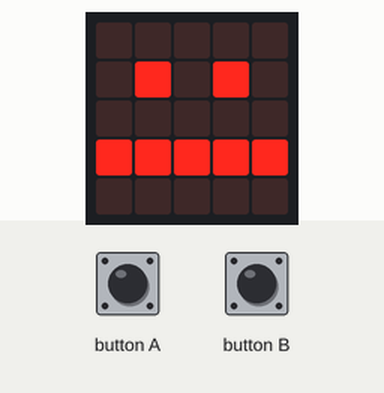
Simulated run of this program. Board: BBC micro:bit running MicroPython. On the bench: the board's 5×5 LED display. The inputs (shaded band) are chosen by the test bench.

Above: at 1.2 s.
1.3 s: button A pressed for 0.15 s
At 1.8 s:
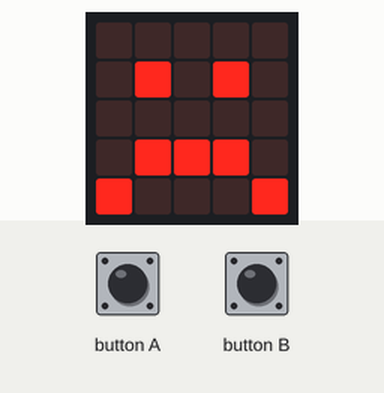
2.9 s: button A pressed for 1 s
At 4.2 s:
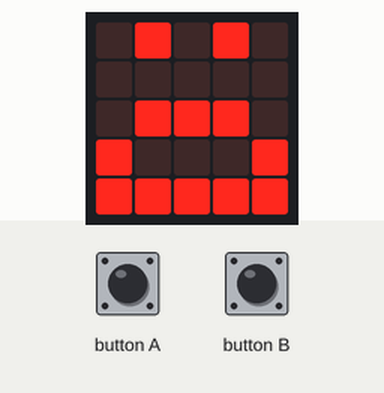
5.4 s: button B pressed for 0.15 s
At 6.1 s:
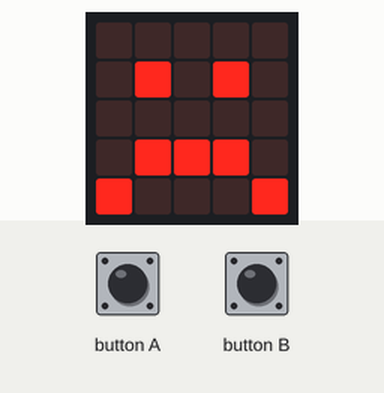
7.0 s: button B pressed for 1 s
At 7.4 s:
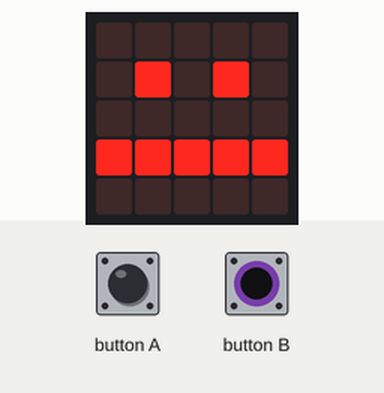
9.5 s: button B pressed for 0.15 s
At 10.5 s:
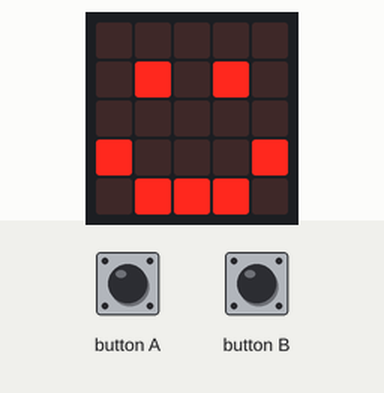
11.1 s: button B pressed for 3.2 s
At 11.7 s:
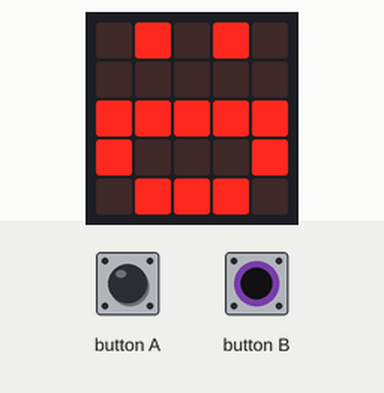
Timing chart, 0 to 14.1 s (numbered marks = the images above; inputs shaded):
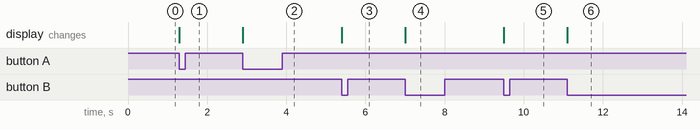

The program:

i_feel_today.py
```python
"""
Program that shows different emotions.
Push button "A" to become sadder and "B" to become happier.
"""

from microbit import *

horror = Image("09090:00000:09990:90009:99999")
better_meh = Image("00000:09090:00000:99999:00000")
joy = Image("09090:00000:99999:90009:09990")

emotions = [horror, Image.SAD, better_meh, Image.HAPPY, joy]
current_emotion = 2

while True:
    if button_a.get_presses():
        current_emotion = max(current_emotion - 1, 0)
    elif button_b.get_presses():
        current_emotion = min(current_emotion + 1, 4)
    display.show(emotions[current_emotion])
```

Measured:
- after the input at 1.3 s, the display: changes at once (image 1)
- after the input at 2.9 s, the display: changes at once (image 2)
- after the input at 5.4 s, the display: changes at once (image 3)
- after the input at 7.0 s, the display: changes at once (image 4)
- after the input at 9.5 s, the display: changes at once (image 5)
- after the input at 11.1 s, the display: changes at once (image 6)
